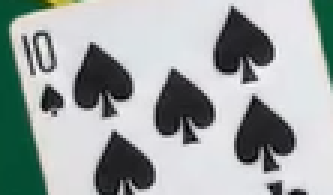
#> input picture templates/10_es.png, 111 x 65 px (shown 3 times larger)
$ python game.py
#> lines starting #> are read from the running program, lines starting #| are printed output that depends on the picture; after the words box and inside, x2 and y2 are one past the last pixel; in counts of white or black regions, pixels touching at a corner belong together; pictures that were not available may be replaced by others from this repository, and a replacement may not be noted
#> in carregarTemplates, `template_img = cv2.imread(template_path, 0)`:
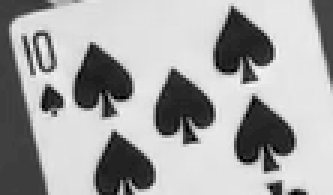
#> template_img: shape (65, 111) (shown 3 times larger); min 0, max 246, mean 165.2
#> in carregarTemplates, `kp_template, des_template = sift_detector.detectAndCompute(template_im..`: kp_template = 64 keypoints; strongest (x, y, size): (80, 15, 11.7), (88, 45, 12), (17, 33, 4.8), (60, 36, 11.5)
import cv2
import numpy as np
import os
import logging

LIMIAR_CORTE = 8.0
logger = logging.getLogger(__name__)

# Mapeamento de valores das cartas para a soma do jogo
VALORES = {'A': 1, 'J': 10, 'Q': 10, 'K': 10, '10': 10, **{str(n): n for n in range(2, 10)}}

def obter_valor_carta(nome_template):
    """Extrai a pontuação da carta com base no nome do template."""
    for chave in sorted(VALORES.keys(), key=len, reverse=True):
        if nome_template.startswith(chave):
            return VALORES[chave]
    return 0

def carregarTemplates(sift_detector, templates_directory):
    template_data = []
    logger.info("Procurando templates em: %s", templates_directory)

    if not os.path.exists(templates_directory):
        logger.error("Diretório de templates '%s' não encontrado.", templates_directory)
        return template_data

    for filename in os.listdir(templates_directory):
        if filename.endswith('.png') or filename.endswith('.jpg'):
            template_path = os.path.join(templates_directory, filename)
            template_name = os.path.splitext(filename)[0] # Nome da carta sem extensão
            template_img = cv2.imread(template_path, 0) # Carregar como escala de cinza

            if template_img is None:
                logger.warning("Não foi possível carregar o template: %s", template_path)
                continue

            kp_template, des_template = sift_detector.detectAndCompute(template_img, None)

            if des_template is not None:
                template_data.append({
                    'name': template_name,
                    'img': template_img,
                    'kp': kp_template,
                    'des': des_template
                })
                logger.info("Template '%s' carregado com %d keypoints.",
                            template_name, len(kp_template))
            else:
                logger.warning("Não foi possível extrair descritores para o template: %s",
                               template_name)
#> pass 2 of the loop in carregarTemplates, `for filename in os.listdir(templates_directory):`:
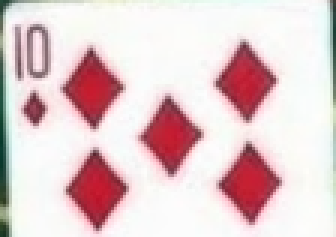
#> input picture templates/10_ou.png, 112 x 79 px (shown 3 times larger)
#> in carregarTemplates, `template_img = cv2.imread(template_path, 0)`:
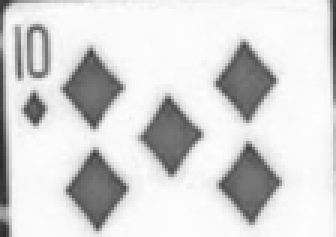
#> template_img: shape (79, 112) (shown 3 times larger); min 43, max 254, mean 213.9
#> kp_template = 79 keypoints; strongest (x, y, size): (11, 36, 5.3), (82, 27, 12.6), (83, 61, 12.6), (57, 45, 12)
#> pass 3 of the loop in carregarTemplates, `for filename in os.listdir(templates_directory):`:
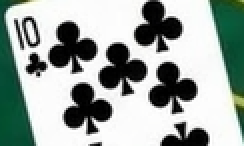
#> input picture templates/10_pa.png, 122 x 73 px (shown 2 times larger)
#> in carregarTemplates, `template_img = cv2.imread(template_path, 0)`:
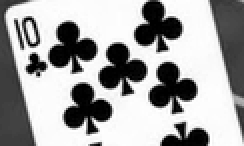
#> template_img: shape (73, 122) (shown 2 times larger); min 0, max 255, mean 163.5
#> kp_template = 99 keypoints; strongest (x, y, size): (63, 45, 3.3), (46, 64, 3.2), (38, 34, 3.1), (86, 44, 12.5)

    logger.info("Total de %d templates carregados e processados.", len(template_data))
    return template_data

def encontrar_multiplas_instancias(kp_template, des_template, kp_img, des_img,
                                   template_img, img,
                                   template_name="",
                                   min_matches=8, ratio=0.78,
                                   ransac_thresh=5.5,
                                   caixas_globais=None):
    # --- cross-check ---
    bf_cc = cv2.BFMatcher(cv2.NORM_L2, crossCheck=True)
    mutuos = bf_cc.match(des_template, des_img)
    ids_mutuos = {(m.queryIdx, m.trainIdx) for m in mutuos}

    # --- ratio ---
    bf_knn = cv2.BFMatcher(cv2.NORM_L2, crossCheck=False)
    knn = bf_knn.knnMatch(des_template, des_img, k=2)

    bons = []
    for par in knn:
        if len(par) < 2:
            continue
        m, n = par
        if m.distance < ratio * n.distance and (m.queryIdx, m.trainIdx) in ids_mutuos:
            bons.append(m)

    if len(bons) < min_matches:
        return 0

    src_all = np.float32([kp_template[m.queryIdx].pt for m in bons])
    dst_all = np.float32([kp_img[m.trainIdx].pt for m in bons])

    indices = list(range(len(bons)))
    caixas_globais = caixas_globais if caixas_globais is not None else []
    TAXA_MIN = 0.4

    primeira_inst = True
    n_inst = 0

    while len(indices) >= min_matches:
        src_pts = src_all[indices].reshape(-1,1,2)
        dst_pts = dst_all[indices].reshape(-1,1,2)

        H, mask = cv2.findHomography(src_pts, dst_pts, cv2.RANSAC, ransac_thresh)
        if H is None or mask is None:
            break

        inliers = mask.ravel().astype(bool)
        n_in = int(inliers.sum())
        if n_in < min_matches:
            break

        taxa_inliers = n_in / max(1, len(src_pts))
        if taxa_inliers < TAXA_MIN:
            break

        if primeira_inst:
            primeira_inst = False
        else:
            if n_in < 0.15 * len(bons):
                break

        ok = homografia_plausivel(H, template_img, img.shape, debug=True)
        if not ok:
            break

        # calcula a caixa projetada
        h_t, w_t = template_img.shape[:2]
        corners = cv2.perspectiveTransform(
            np.float32([[0,0],[0,h_t],[w_t,h_t],[w_t,0]]).reshape(-1,1,2), H
        ).reshape(-1,2)
        box = (corners[:,0].min(), corners[:,1].min(),
               corners[:,0].max(), corners[:,1].max())

        # NMS GLOBAL: compara com tudo já aceito
        sobreposto = False
        for (b_old, name_old, inl_old) in caixas_globais:
            if iou(box, b_old) > 0.12:
                sobreposto = True
                break

        if sobreposto:
            indices = [indices[i] for i in range(len(indices)) if not inliers[i]]
            continue

        caixas_globais.append((box, template_name, n_in))
        n_inst += 1

        indices = [indices[i] for i in range(len(indices)) if not inliers[i]]

    return n_inst

def homografia_plausivel(H, template_img, scene_shape, debug=False):
    h, w = template_img.shape[:2]
    pts = np.float32([[0,0],[w,0],[w,h],[0,h]]).reshape(-1,1,2)
    dst = cv2.perspectiveTransform(pts, H).reshape(-1,2)

    area = abs(cv2.contourArea(dst.astype(np.float32)))
    hull = cv2.convexHull(dst.astype(np.float32))
    area_hull = abs(cv2.contourArea(hull))
    solidez = area / (area_hull + 1e-6)
    if solidez < 0.55:
        return False

    ratio_area = area / (w * h)
    if not (0.25 < ratio_area < 4.0):
        return False

    def side(p, q): return np.linalg.norm(q - p)
    w_det = (side(dst[0], dst[1]) + side(dst[3], dst[2])) / 2
    h_det = (side(dst[0], dst[3]) + side(dst[1], dst[2])) / 2
    if h_det <= 1:
        return False
    ar = (w_det / h_det) / (w / h)
    if not (0.5 < ar < 2.0):
        return False

    ih, iw = scene_shape[:2]
    if dst[:,0].min() < -50 or dst[:,0].max() > iw + 50: return False
    if dst[:,1].min() < -50 or dst[:,1].max() > ih + 50: return False
    return True

def iou(box1, box2):
    x1 = max(box1[0], box2[0]); y1 = max(box1[1], box2[1])
    x2 = min(box1[2], box2[2]); y2 = min(box1[3], box2[3])
    inter = max(0, x2 - x1) * max(0, y2 - y1)
    a1 = (box1[2]-box1[0]) * (box1[3]-box1[1])
    a2 = (box2[2]-box2[0]) * (box2[3]-box2[1])
    return inter / (a1 + a2 - inter + 1e-6)

def min_matches_para(n_kp_tpl):
    if n_kp_tpl <= 50:
        return 5
    elif n_kp_tpl < 150:
        return 6
    else:
        return 8

def determinar_vencedor(soma_jogador1, soma_jogador2, tem_cartas=True):
    if not tem_cartas:
        return "Aguardando cartas"
    if soma_jogador1 > 21 and soma_jogador2 > 21:
        return "Ambos passaram de 21"
    if soma_jogador1 > 21:
        return "Vencedor: Jogador 2"
    if soma_jogador2 > 21:
        return "Vencedor: Jogador 1"
    if soma_jogador1 == 21 and soma_jogador2 == 21:
        return "Empate: ambos fizeram 21"
    if soma_jogador1 == 21:
        return "Vencedor: Jogador 1"
    if soma_jogador2 == 21:
        return "Vencedor: Jogador 2"
    if soma_jogador1 == soma_jogador2:
        return "Empate"
    vencedor = 1 if soma_jogador1 > soma_jogador2 else 2
    return f"Vencedor: Jogador {vencedor}"


def desenhar_placar_no_frame(img, caixas_globais):
    altura, largura = img.shape[:2]
    meio = largura // 2
    cartas_por_jogador = [[], []]

    for caixa, nome, _ in caixas_globais:
        centro_x = (caixa[0] + caixa[2]) / 2
        jogador = 0 if centro_x < meio else 1
        cartas_por_jogador[jogador].append(nome)

    somas = [
        sum(obter_valor_carta(nome) for nome in cartas)
        for cartas in cartas_por_jogador
    ]
    resultado = determinar_vencedor(somas[0], somas[1], bool(caixas_globais))

    overlay = img.copy()
    cv2.rectangle(overlay, (10, 10), (largura - 10, 155), (0, 0, 0), -1)
    cv2.addWeighted(overlay, 0.65, img, 0.35, 0, img)
    cv2.line(img, (meio, 0), (meio, altura), (0, 255, 255), 2)

    font = cv2.FONT_HERSHEY_SIMPLEX
    padding = 24
    largura_texto = max(1, meio - 2 * padding)

    for indice, cartas in enumerate(cartas_por_jogador):
        x = padding if indice == 0 else meio + padding
        nome_jogador = f"Jogador {indice + 1}"
        nomes_exibidos = [nome.split('_', 1)[0] for nome in cartas]
        texto_cartas = "Cartas: " + (" + ".join(nomes_exibidos) if cartas else "Nenhuma")
        largura_cartas = cv2.getTextSize(texto_cartas, font, 0.75, 2)[0][0]
        escala_cartas = min(0.75, 0.75 * largura_texto / max(1, largura_cartas))

        cv2.putText(img, nome_jogador, (x, 42), font, 0.85,
                    (0, 255, 255), 2, cv2.LINE_AA)
        cv2.putText(img, texto_cartas, (x, 78), font, escala_cartas,
                    (255, 255, 255), 2, cv2.LINE_AA)
        cv2.putText(img, f"Soma: {somas[indice]}", (x, 112), font, 0.75,
                    (255, 255, 255), 2, cv2.LINE_AA)

    cor_resultado = (0, 255, 0) if resultado.startswith("Vencedor") else (0, 200, 255)
    largura_resultado = cv2.getTextSize(resultado, font, 0.8, 2)[0][0]
    x_resultado = max(12, (largura - largura_resultado) // 2)
    cv2.putText(img, resultado, (x_resultado, 145), font, 0.8,
                cor_resultado, 2, cv2.LINE_AA)

def process_frame(frame, sift_detector, template_data):
    img = frame.copy()
    img_hsv = cv2.cvtColor(img, cv2.COLOR_BGR2HSV)
    kernel = np.ones((15,15), np.uint8)

    image_lower_hsv = np.array([0, 0, 160])
    image_upper_hsv = np.array([180, 70, 255])

    mask = cv2.inRange(img_hsv, image_lower_hsv, image_upper_hsv)
    mask = cv2.morphologyEx(mask, cv2.MORPH_CLOSE, kernel)

    contornos, _ = cv2.findContours(mask, cv2.RETR_EXTERNAL, cv2.CHAIN_APPROX_SIMPLE)
    regioes = [c for c in contornos
                if cv2.contourArea(c) > 15000 and cv2.boundingRect(c)[3] > 100]

    area = np.zeros(img.shape[:2], np.uint8)
    cv2.drawContours(area, regioes, -1, 255, -1)
    area = cv2.erode(area, np.ones((9, 9), np.uint8))
    area = cv2.dilate(area, np.ones((15,15), np.uint8), iterations=3)

    img_masked = cv2.bitwise_and(img, img, mask=area)
    return cv2.cvtColor(img_masked, cv2.COLOR_BGR2GRAY)

def detectar_cartas(frame, kp_img, des_img, template_data, reverse_order):
    caixas_globais = []

    for template in (reversed(template_data) if reverse_order else template_data):
        encontrar_multiplas_instancias(
            template['kp'], template['des'],
            kp_img, des_img,
            template['img'], frame,
            template_name=template['name'],
            min_matches=min_matches_para(len(template['kp'])),
            ratio=0.75,
            ransac_thresh=5.5,
            caixas_globais=caixas_globais,
        )

    return caixas_globais

def cena_nova(anterior, atual):
    if anterior is None or atual is None:
        return True
    a = cv2.resize(cv2.cvtColor(anterior, cv2.COLOR_BGR2GRAY), (160, 90)).astype(float)
    b = cv2.resize(cv2.cvtColor(atual, cv2.COLOR_BGR2GRAY), (160, 90)).astype(float)
    return np.abs(a - b).mean() > LIMIAR_CORTE

def main():
    logging.basicConfig(
        level=logging.DEBUG,
        format="",
        handlers=[
            logging.FileHandler("game.log", encoding="utf-8"),
            logging.StreamHandler(),
        ],
    )

    cap = cv2.VideoCapture("jogo21.mp4")
    if not cap.isOpened():
        logger.error("Não foi possível acessar o vídeo.")
        return

    largura = int(cap.get(cv2.CAP_PROP_FRAME_WIDTH))
    altura = int(cap.get(cv2.CAP_PROP_FRAME_HEIGHT))
    fps = cap.get(cv2.CAP_PROP_FPS)
    fps = fps if fps > 0 else 30.0
    output_path = "jogo21_anotado.mp4"
    video_writer = cv2.VideoWriter(
        output_path,
        cv2.VideoWriter_fourcc(*"mp4v"),
        fps,
        (largura, altura),
    )
    if not video_writer.isOpened():
        logger.error("Não foi possível criar o vídeo de saída: %s", output_path)
        cap.release()
        return

    templates_dir = 'templates/'
    sift = cv2.SIFT_create()

    anterior = None
    rodada = 0
    template_data = carregarTemplates(sift, templates_dir)
#> template_data = 3 items
    img_display = None
    caixas_globais = []

    while True:
        ret, frame = cap.read()
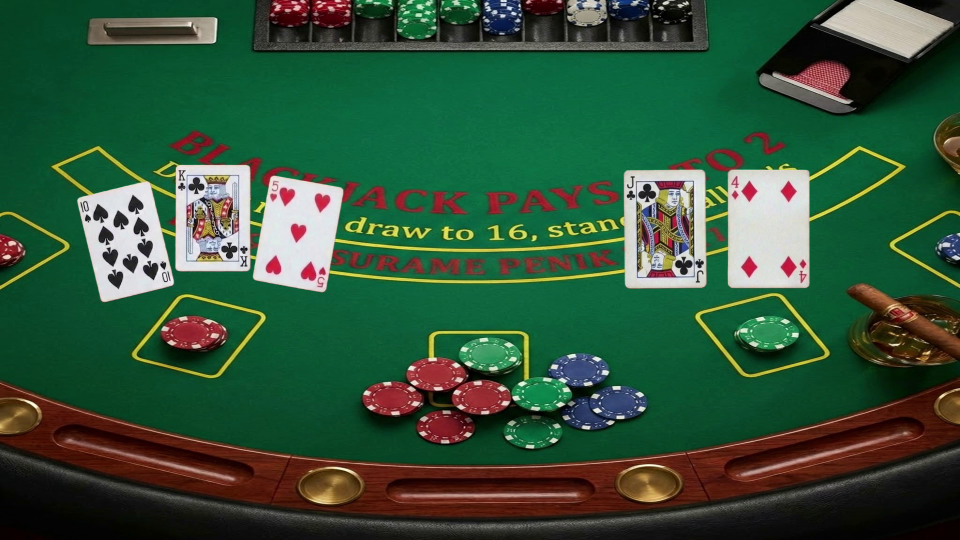
#> input picture jogada.png, 1920 x 1080 px, given in place of jogo21.mp4, which was not available (shown at 1/2 size)
#> frame is the input picture: shape (1080, 1920, 3); mean B, G, R 57.7, 83.2, 49.8
        if not ret:
            break

        if cena_nova(anterior, frame):
            rodada += 1
            img_trabalho = process_frame(frame, sift, template_data)
#> in process_frame, `mask = cv2.morphologyEx(mask, cv2.MORPH_CLOSE, kernel)`:
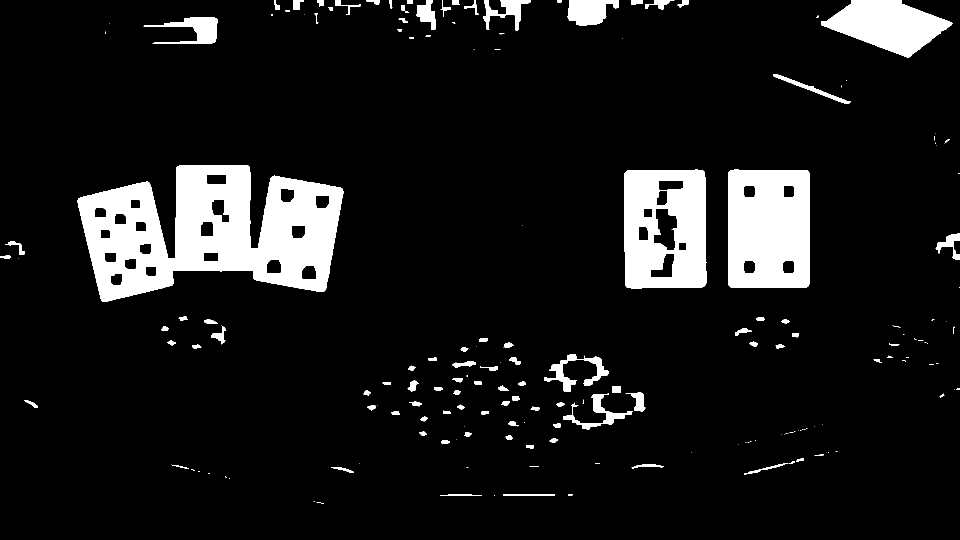
#> mask: shape (1080, 1920) (shown at 1/2 size); 9.8% white; 181 white regions (77 under 20 px)
#> in process_frame, `contornos, _ = cv2.findContours(mask, cv2.RETR_EXTERNAL, cv2.CHAIN_APP..`: contornos = 181 contours, 83 with area under 20; largest, box (x1, y1, x2, y2) and area: (155, 330, 687, 604) 95387, (1456, 339, 1620, 576) 38033, (1248, 339, 1413, 577) 37958, (1642, 0, 1906, 116) 17082, (1135, 0, 1238, 52) 3638
#> in process_frame, `regioes = [c for c in contornos if cv2.contourArea(c) > 15000 and cv2...`: regioes = 4 contours; box (x1, y1, x2, y2) and area: (155, 330, 687, 604) 95387, (1456, 339, 1620, 576) 38033, (1248, 339, 1413, 577) 37958, (1642, 0, 1906, 116) 17082
#> in process_frame, `return cv2.cvtColor(img_masked, cv2.COLOR_BGR2GRAY)`:
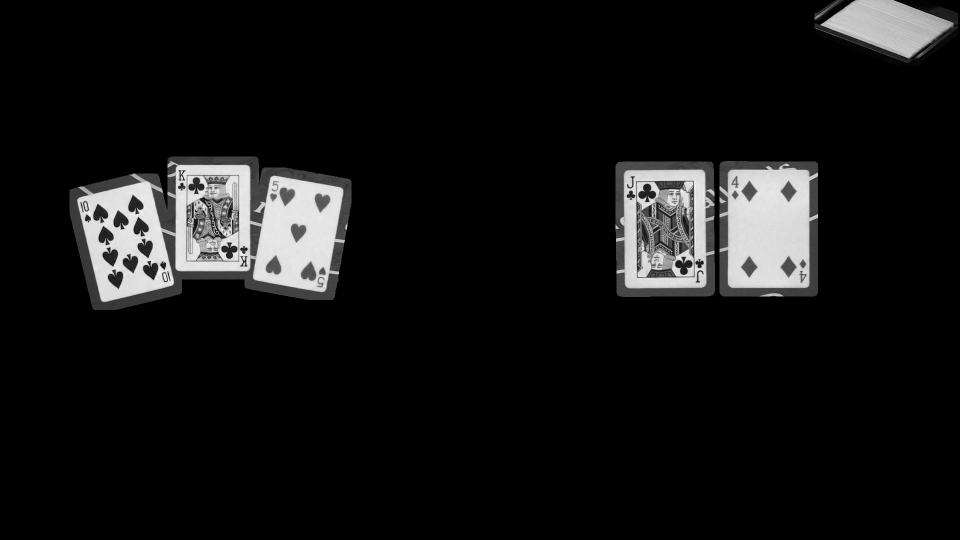
#> returned value: shape (1080, 1920) (shown at 1/2 size); min 0, max 254, mean 19.6
            kp_img, des_img = sift.detectAndCompute(img_trabalho, None)
#> kp_img = 1724 keypoints; strongest (x, y, size): (327, 530, 7.2), (1536, 455, 154.2), (210, 471, 17.6), (241, 440, 17.2)

            if rodada in (7, 9):
                caixas_globais = detectar_cartas(
                    frame, kp_img, des_img, template_data, reverse_order=True)
            else:
                caixas_globais = detectar_cartas(
                    frame, kp_img, des_img, template_data, reverse_order=False)
#> the loop in detectar_cartas, `for template in (reversed(template_data) if reverse_order else templat..` made 3 passes
#> (mutuos in encontrar_multiplas_instancias, knn in encontrar_multiplas_instancias) on pass 3: (53 matches, 99 matches)
#> caixas_globais = [((149.4, 386.5, 316.1, 484.8), '10_es', 8)]

        img_display = frame.copy()
        desenhar_placar_no_frame(img_display, caixas_globais)
#> the loop in desenhar_placar_no_frame, `for caixa, nome, _ in caixas_globais:` made 1 pass
#> (caixa, nome, centro_x, jogador) on pass 1: ((149.4, 386.5, 316.1, 484.8), '10_es', 232.7, 0)
#> in desenhar_placar_no_frame, `somas = [ sum(obter_valor_carta(nome) for nome in cartas) for cartas i..`: somas = [10, 0]
#> in desenhar_placar_no_frame, `resultado = determinar_vencedor(somas[0], somas[1], bool(caixas_globai..`: resultado = 'Vencedor: Jogador 1'
#> in desenhar_placar_no_frame, `cv2.line(img, (meio, 0), (meio, altura), (0, 255, 255), 2)`:
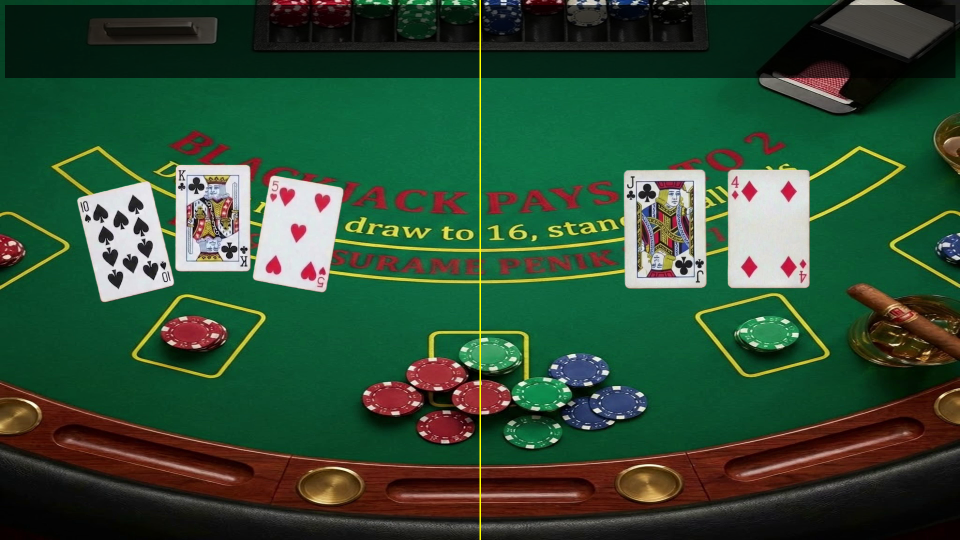
#> img: shape (1080, 1920, 3) (shown at 1/2 size); mean B, G, R 52.8, 76.9, 46.6
#> the loop in desenhar_placar_no_frame, `for indice, cartas in enumerate(cartas_por_jogador):` made 2 passes
#> (nomes_exibidos, largura_cartas, escala_cartas) on pass 1: (['10'], 127, 0.75)
#> after the loop in desenhar_placar_no_frame, `for indice, cartas in enumerate(cartas_por_jogador):`:
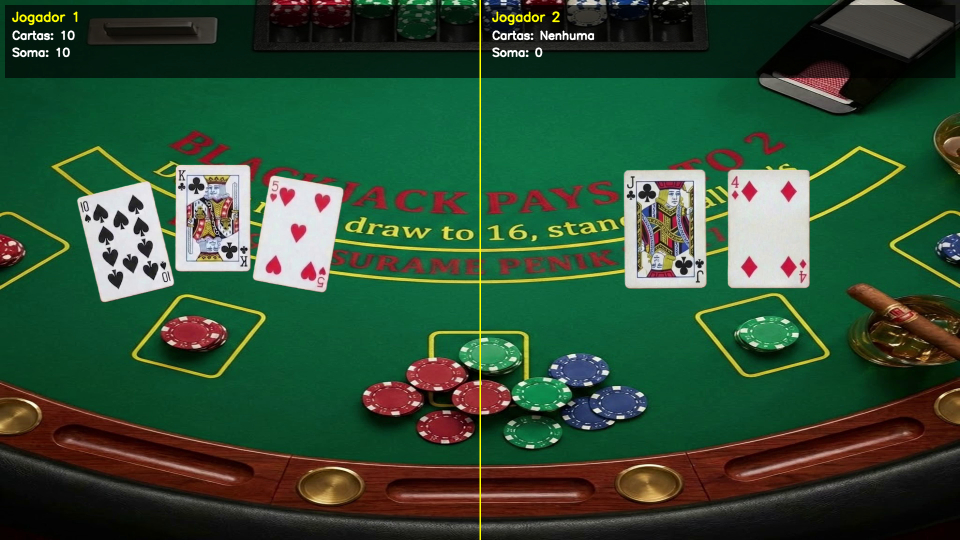
#> img: shape (1080, 1920, 3) (shown at 1/2 size); 0.45% of pixels changed, all inside (x1, y1, x2, y2) = (23, 22, 1189, 115)
#> in desenhar_placar_no_frame, `cor_resultado = (0, 255, 0) if resultado.startswith("Vencedor") else (..`: cor_resultado = (0, 255, 0)
#> in desenhar_placar_no_frame, `largura_resultado = cv2.getTextSize(resultado, font, 0.8, 2)[0][0]`: largura_resultado = 264
#> in desenhar_placar_no_frame, `x_resultado = max(12, (largura - largura_resultado) // 2)`: x_resultado = 828
        video_writer.write(img_display)

        anterior = frame

        if img_display is not None:
            cv2.imshow('Jogo', cv2.resize(img_display, (1280, 720)))
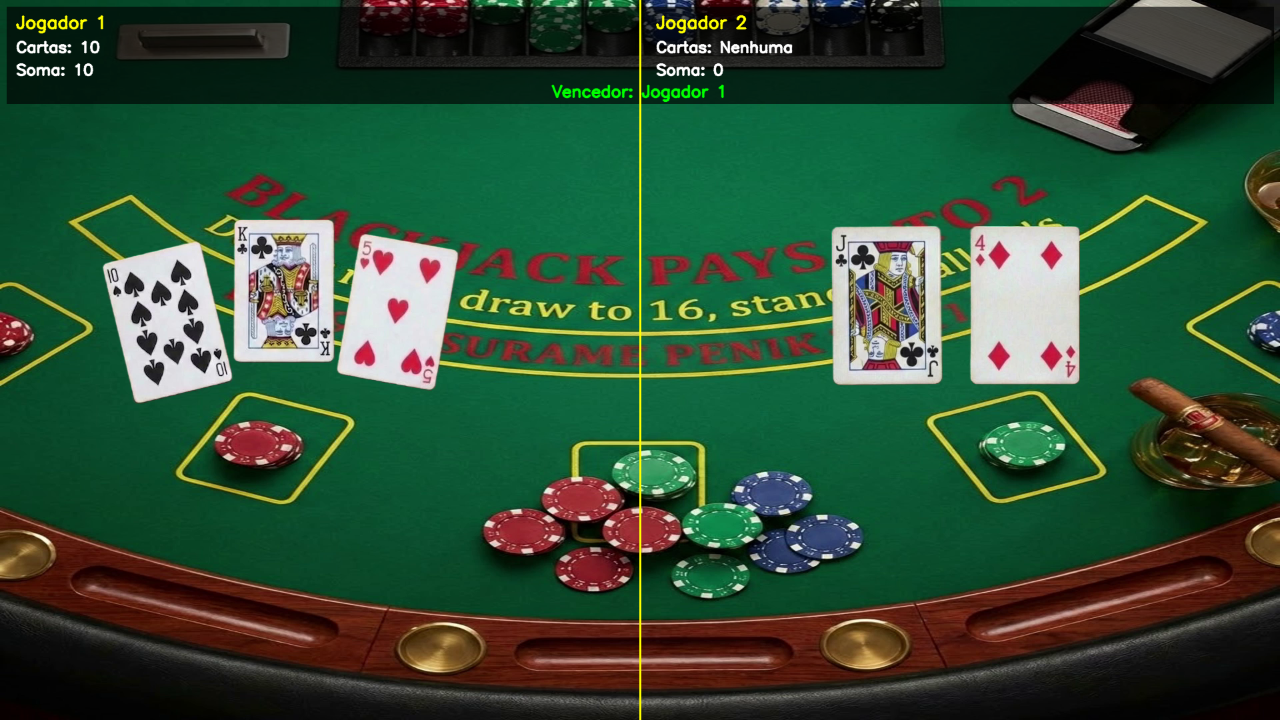
#> window 'Jogo': shape (720, 1280, 3); mean B, G, R 53.3, 77.8, 47.4

        if cv2.waitKey(1) & 0xFF == ord('q'):
#> (key q is pressed here)
            break

    cap.release()
    video_writer.release()
    cv2.destroyAllWindows()
    logger.info("Vídeo anotado salvo em: %s", output_path)

if __name__ == '__main__':
    main()
